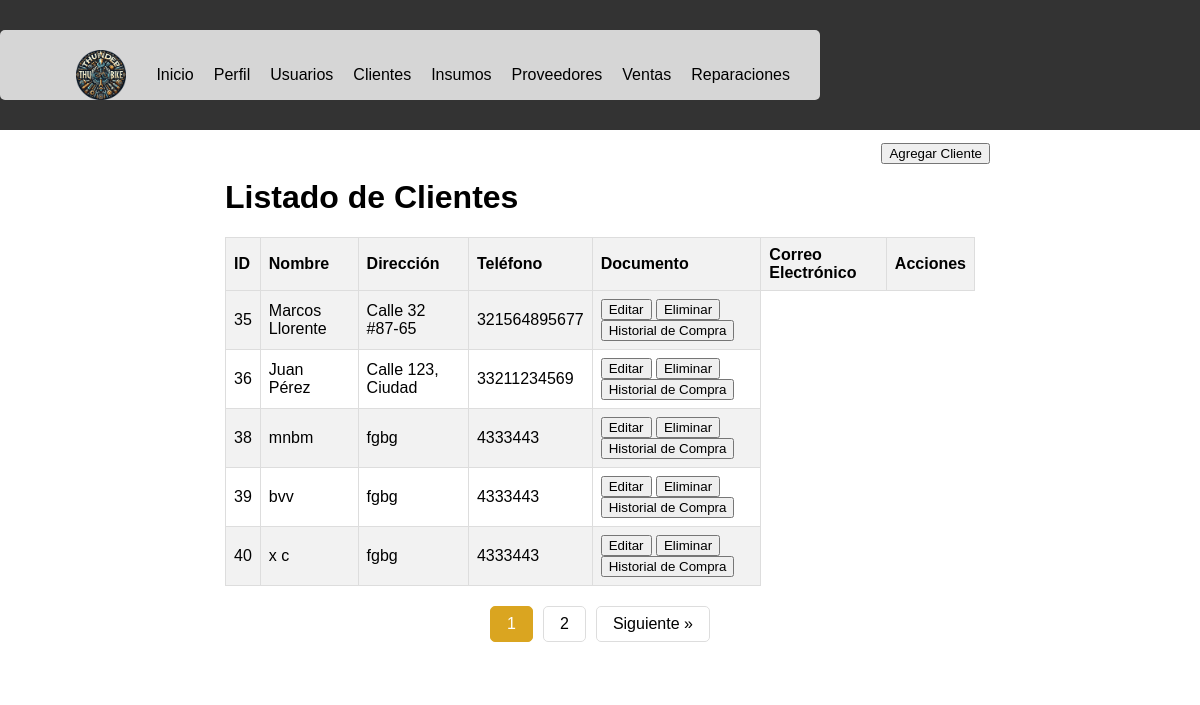
The app's page /clientes.php, older data.
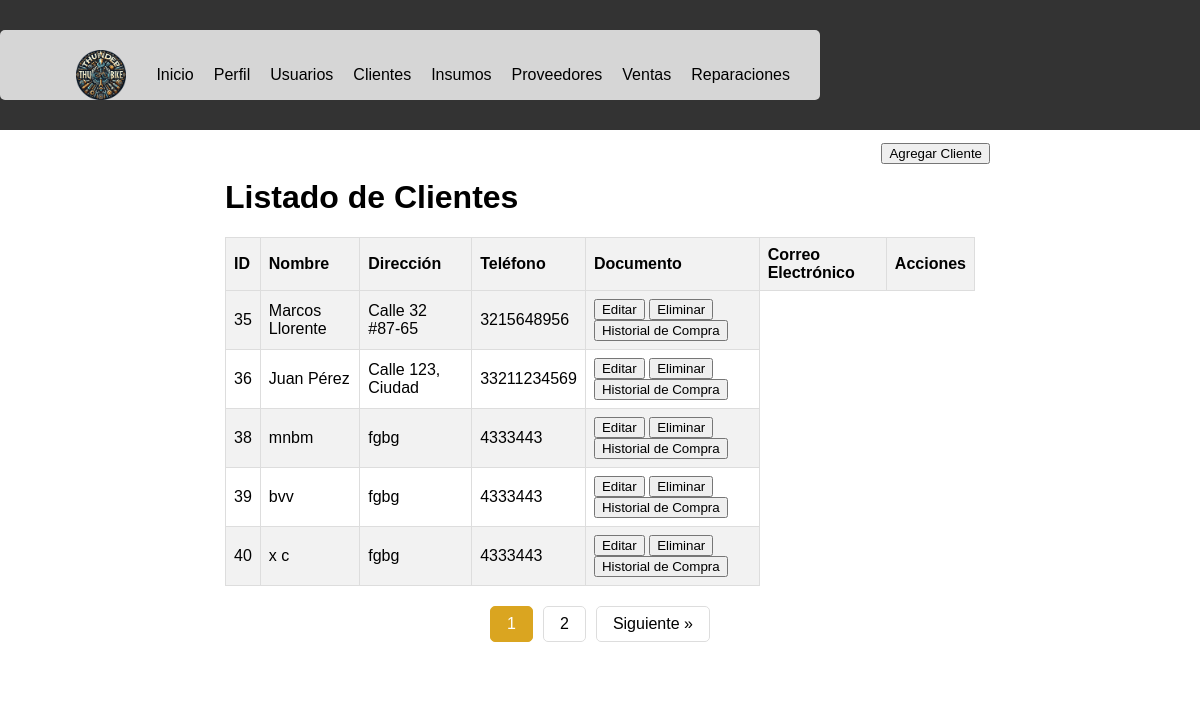
The same page, newer data.
### tables this page shows
CREATE TABLE `clientes` (
  `id` int(11) NOT NULL,
  `numero_identificacion` varchar(30) NOT NULL,
  `nombre` varchar(100) DEFAULT NULL,
  `direccion` varchar(255) DEFAULT NULL,
  `telefono` varchar(15) DEFAULT NULL,
  `correo` varchar(30) NOT NULL
);

### clientes.php (the view, shortened to what this page needs)
<!DOCTYPE html>
<html lang="en">
<head>
</head>
<body>
<nav class="navtop">
    <div>
        <div class="container">
            <div class="button-container" style="display: flex; justify-content: space-between; align-items: center;">
                <img src="img/thunderbikes.png" alt="thunderbikes" style="width: 50px; height: 50px; margin-left: 0;">
                <div class="nav-buttons" style="margin-left: 20px; display: flex; align-items: center;">
                    <a href="inicio.php" id="indexBtn" class="button">Inicio</a>
                    <a href="perfil.php" id="perfilBtn" class="button">Perfil</a>
                    <a href="usuarios.php" id="usuariosBtn" class="button">Usuarios</a>
                    <a href="clientes.php" id="clientesBtn" class="button">Clientes</a>
                    <a href="insumos.php" id="InsumosBtn" class="button">Insumos</a>
                    <a href="proveedores.php" id="proveedoresBtn" class="button">Proveedores</a>
                    <a href="ventas.php" id="ventasBtn" class="button">Ventas</a>
                    <a href="reparaciones.php" id="reparacionesBtn" class="button">Reparaciones</a>
                </div>
            </div>
        </div>
    </div>
</nav>
    <div class="container">
        <h1>Listado de Clientes</h1>
        <div class="button-container">
            <button class="button" onclick="showAddForm()">Agregar Cliente</button>
        </div>
        <table id="clientes">
    <tr>
        <th>ID</th>
        <th>Nombre</th>
        <th>Dirección</th>
        <th>Teléfono</th>
        <th>Documento</th>
        <th>Correo Electrónico</th>
        <th>Acciones</th>
    </tr>
    <?php include "controladores/conexion.php"; ?>
            <?php
            $registrosPorPagina = 5;
            $paginaActual = isset($_GET['pagina']) ? (int)$_GET['pagina'] : 1;
            $inicio = ($paginaActual - 1) * $registrosPorPagina;
$stmt = $pdo->prepare('SELECT * FROM clientes LIMIT :inicio, :registrosPorPagina');
$stmt->bindParam(':inicio', $inicio, PDO::PARAM_INT);
$stmt->bindParam(':registrosPorPagina', $registrosPorPagina, PDO::PARAM_INT);
$stmt->execute();
            while ($row = $stmt->fetch()) {
                echo '<tr>';
                echo '<td>' . htmlspecialchars($row['id']) . '</td>';
                echo '<td>' . htmlspecialchars($row['nombre']) . '</td>';
                echo '<td>' . htmlspecialchars($row['direccion']) . '</td>';
                echo '<td>' . htmlspecialchars($row['telefono']) . '</td>';
                echo '<td>
                        <button onclick="showEditForm(' . htmlspecialchars(json_encode($row['id'])) . ', ' . htmlspecialchars(json_encode($row['nombre'])) . ', ' . htmlspecialchars(json_encode($row['direccion'])) . ', ' . htmlspecialchars(json_encode($row['telefono'])) . ')">Editar</button>
                        <button onclick="deleteClient(' . htmlspecialchars(json_encode($row['id'])) . ')">Eliminar</button>
                        <button onclick="showPurchaseHistory(' . htmlspecialchars(json_encode($row['id'])) . ')">Historial de Compra</button>
                    </td>';
                echo '</tr>';
            }
            $totalRegistros = $pdo->query('SELECT COUNT(*) FROM clientes')->fetchColumn();
            $totalPaginas = ceil($totalRegistros / $registrosPorPagina);
            ?>
        </table>
        <div class="pagination">
    <?php for ($i = 1; $i <= $totalPaginas; $i++): ?>
        <a href="?pagina=<?= $i ?>" class="<?= $i === $paginaActual ? 'active' : '' ?>"><?= $i ?></a>
    <?php endfor; ?>
    <?php if ($paginaActual < $totalPaginas): ?>
        <a href="?pagina=<?= $paginaActual + 1 ?>">Siguiente &raquo;</a>
    <?php endif; ?>
</div>
    </div>
</body>
</html>

### clientes.php (style rules this page uses)
body { font-family: Arial, sans-serif; margin: 0; padding: 0; overflow: hidden; background-size: cover; background-repeat: no-repeat; background-attachment: fixed; display: flex; justify-content: center; align-items: center; height: 100vh; }
.navtop { background-color: rgba(0, 0, 0, 0.5); padding: 10px; text-align: center; }
.navtop a { color: black; text-decoration: none; margin: 0 10px; }
.navtop { background-color: rgba(0, 0, 0, 0.8); padding: 30px 0; width: 100%; position: fixed; top: 0; left: 0; z-index: 999; }
.container { background-color: rgba(255, 255, 255, 0.8); padding: 35px; margin: relative; width: 70%; max-width: 750px; border-radius: 5px; position: relative; }
table { border-collapse: collapse; width: 100%; margin-bottom: 20px; }
th, td { border: 1px solid #ddd; padding: 8px; text-align: left; }
th { background-color: #f2f2f2; }
tr:nth-child(even) { background-color: #f2f2f2; }
.button-container { position: absolute; top: 20px; right: 20px; }
.pagination { display: flex; justify-content: center; margin-top: 20px; clear: both; position: relative; }
.pagination a { color: black; padding: 8px 16px; text-decoration: none; border: 1px solid #ddd; margin: 0 5px; border-radius: 5px; transition: background-color 0.3s; }
.pagination a.active { background-color: goldenrod; color: white; border: 1px solid goldenrod; }

Row changes from the older to the newer data that the page shows:
changed clientes "Marcos Llorente": telefono "321564895677" → "3215648956"
